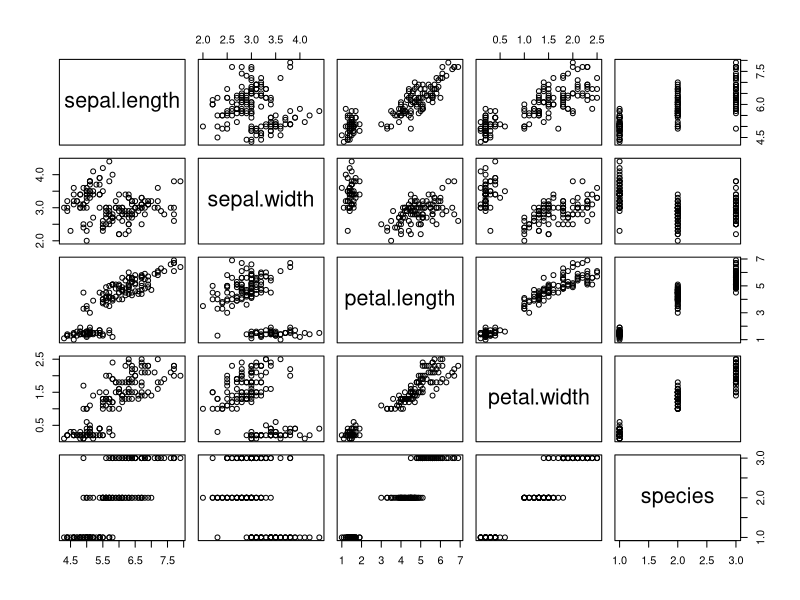
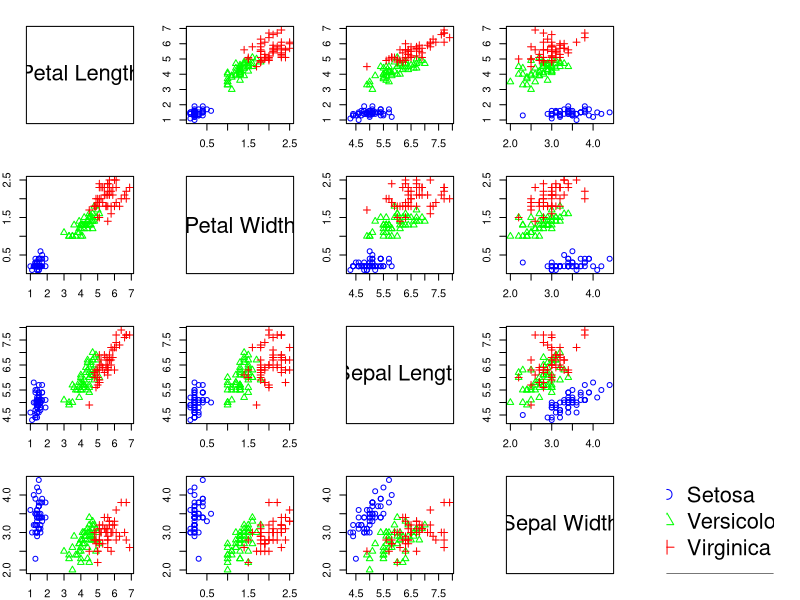
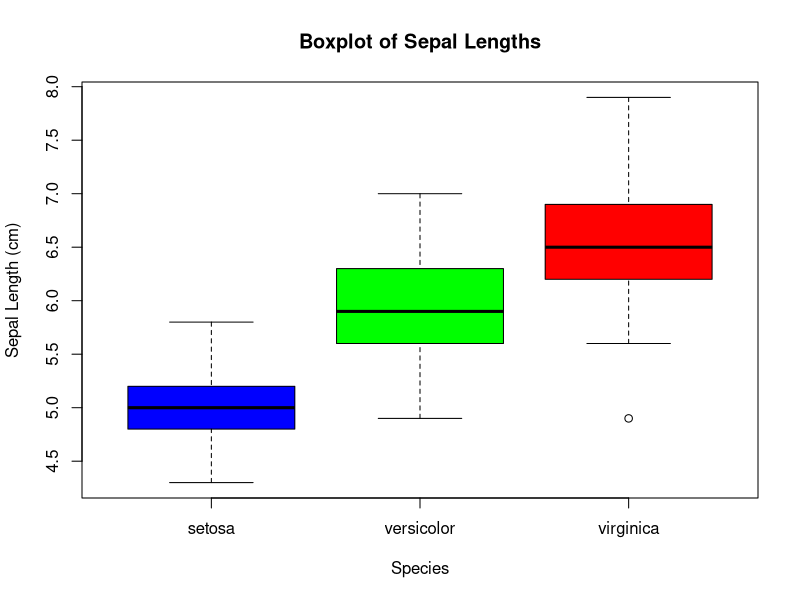
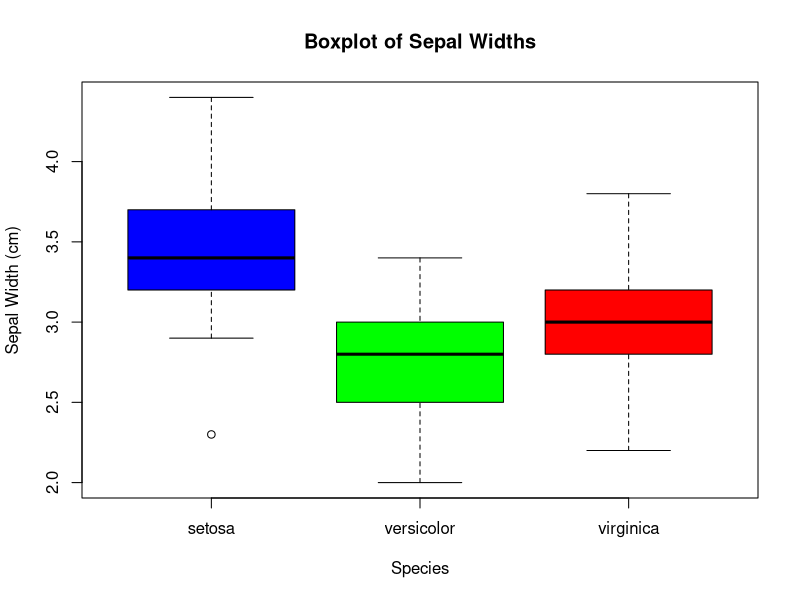
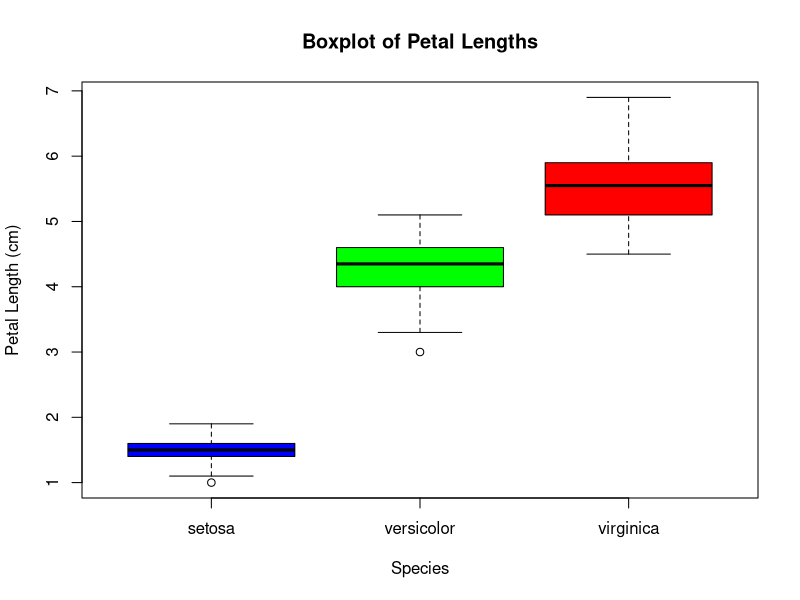
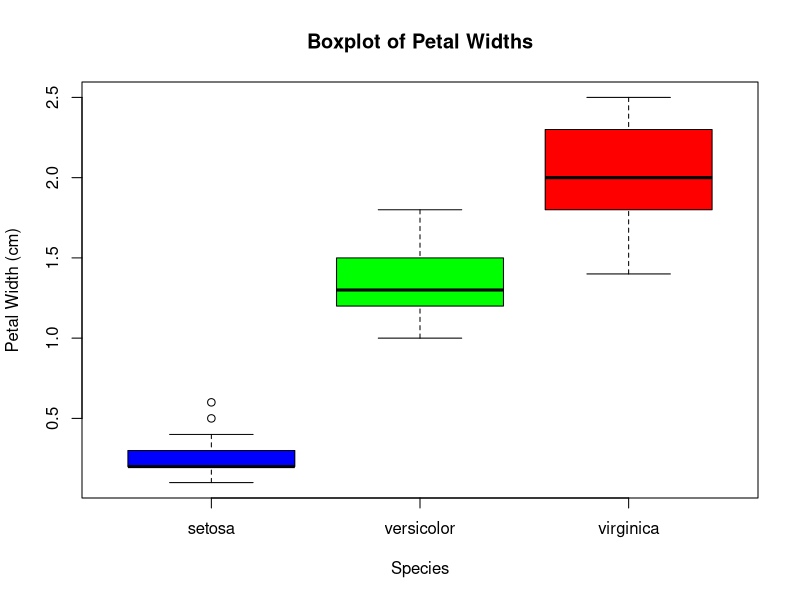

The R source for these figures, in order:
# Load packages
library(dplyr)

# Load data
data(iris)
summary(iris)

# Split dataset into different species
#setosa, virginica, versicolor
names(iris) <- tolower(names(iris))
setosa <- filter(iris, species == 'setosa')
virginica <- filter(iris, species == 'virginica')
versicolor <- filter(iris, species == 'versicolor')

# Colors:
# Setosa  Versicolor  Virginica
# Blue    Green       Red
colors <- c('Setosa'='blue', 'Versicolor'='green', 'Virginica'='red')
shapes <- c('Setosa'=1,      'Versicolor'=2,       'Virginica'=3)

# *********************
# PART 1: Plots
# *********************

# IRIS Template
png('iris_gray.png')
plot(iris)
dev.off()

## IRIS Colors
png('iris_colored.png', width = 800, height = 640)
#title()
par(mfrow=c(4, 5), mar=c(2, 2, 2, 2))
plot(x = 0:10, y = 0:10, ann=F, bty='o', type='n', xaxt='n', yaxt='n')
text(x = 5, y = 5, 'Petal Length', cex=2)
plot(iris$petal.width, iris$petal.length, col=colors[iris$species], pch=shapes[iris$species])
plot(iris$sepal.length, iris$petal.length, col=colors[iris$species], pch=shapes[iris$species])
plot(iris$sepal.width, iris$petal.length, col=colors[iris$species], pch=shapes[iris$species])
plot(x = 0:10, y = 0:10, ann=F, bty='n', type='n', xaxt='n', yaxt='n')

plot(iris$petal.length, iris$petal.width, col=colors[iris$species], pch=shapes[iris$species])
plot(x = 0:10, y = 0:10, ann=F, bty='o', type='n', xaxt='n', yaxt='n')
text(x = 5, y = 5, 'Petal Width', cex=2)
plot(iris$sepal.length, iris$petal.width, col=colors[iris$species], pch=shapes[iris$species])
plot(iris$sepal.width, iris$petal.width, col=colors[iris$species], pch=shapes[iris$species])
plot(x = 0:10, y = 0:10, ann=F, bty='n', type='n', xaxt='n', yaxt='n')


plot(iris$petal.length, iris$sepal.length, col=colors[iris$species], pch=shapes[iris$species])
plot(iris$petal.width, iris$sepal.length, col=colors[iris$species], pch=shapes[iris$species])
plot(x = 0:10, y = 0:10, ann=F, bty='o', type='n', xaxt='n', yaxt='n')
text(x = 5, y = 5, 'Sepal Length', cex=2)
plot(iris$sepal.width, iris$sepal.length, col=colors[iris$species], pch=shapes[iris$species])
plot(x = 0:10, y = 0:10, ann=F, bty='n', type='n', xaxt='n', yaxt='n')

plot(iris$petal.length, iris$sepal.width, col=colors[iris$species], pch=shapes[iris$species])
plot(iris$petal.width, iris$sepal.width, col=colors[iris$species], pch=shapes[iris$species])
plot(iris$sepal.length, iris$sepal.width, col=colors[iris$species], pch=shapes[iris$species])
plot(x = 0:10, y = 0:10, ann=F, bty='o', type='n', xaxt='n', yaxt='n')
text(x = 5, y = 5, 'Sepal Width', cex=2)
plot(x = 0:10, y = 0:10, ann=F, bty='n', type='n', xaxt='n', yaxt='n')

legend('bottom', legend=c('Setosa', 'Versicolor', 'Virginica'), col=colors, pch=shapes, cex = 2)
dev.off()


# *********************
# PART 2: Boxplots
# *********************

# Sepal Length
png('box_sepal_length.png')
boxplot(sepal.length ~ species, data=iris, col=colors,
        main='Boxplot of Sepal Lengths', xlab='Species', ylab='Sepal Length (cm)')
dev.off()


# Sepal Width
png('box_sepal_width.png')
boxplot(sepal.width ~ species, data=iris, col=colors,
        main='Boxplot of Sepal Widths',
        xlab='Species', ylab='Sepal Width (cm)')
dev.off()

# Petal Length
png('box_petal_length.png')
boxplot(petal.length ~ species, data=iris, col=colors,
        main='Boxplot of Petal Lengths',
        xlab='Species', ylab='Petal Length (cm)')
dev.off()

# Petal Width
png('box_petal_width.png')
boxplot(petal.width ~ species, data=iris, col=colors,
        main='Boxplot of Petal Widths',
        xlab='Species', ylab='Petal Width (cm)')
dev.off()